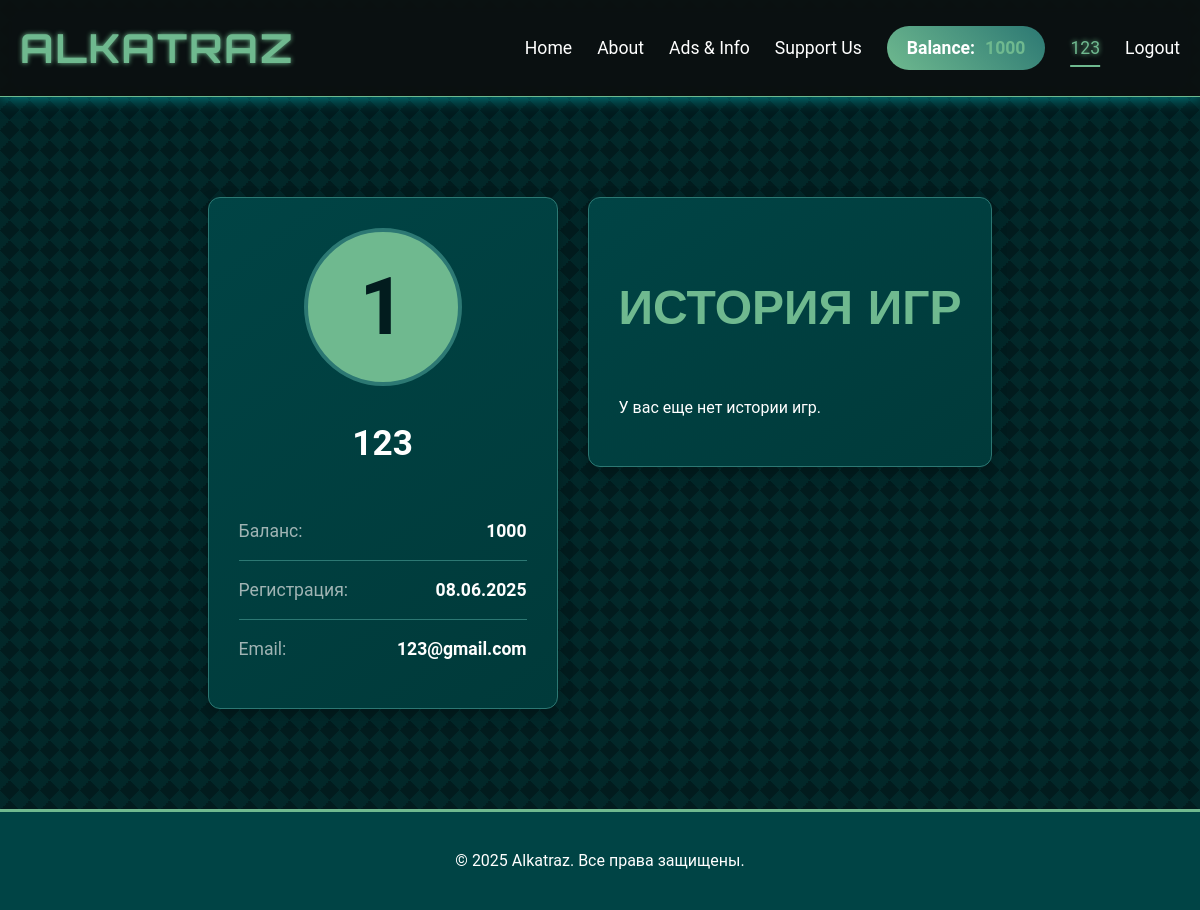
The app's page /profile/ (signed in) with its own data.
### accounts/models.py (models this page shows, shortened)
class CustomUser(AbstractUser):
    balance = models.DecimalField(decimal_places=2, default=1000.0, max_digits=10)
    blinko_balance = models.DecimalField(decimal_places=2, default=1000.0, max_digits=10)
    blingo_balance = models.DecimalField(decimal_places=2, default=1000.0, max_digits=10)
    phone = models.CharField(max_length=15, blank=True)
    blinko_plays_today = models.IntegerField(default=0)
    last_blinko_play_date = models.DateField(null=True, blank=True)
    blingo_plays_today = models.IntegerField(default=0)
    last_blingo_play_date = models.DateField(null=True, blank=True)

### profil/views.py (the view)
# urls.py: path('', views.prof, name='prof'),
@login_required
def prof(request):
    game_history = GameClick.objects.filter(user=request.user).order_by('-timestamp')[:20]
    total_games = GameClick.objects.filter(user=request.user).count()
    favorite_game_query = GameClick.objects.filter(user=request.user) \
        .values('game_name') \
        .annotate(count=Count('game_name')) \
        .order_by('-count') \
        .first()
    favorite_game = favorite_game_query['game_name'] if favorite_game_query else "Нет данных"
    last_activity = GameClick.objects.filter(user=request.user) \
        .aggregate(last=Max('timestamp'))['last']
    context = {
        'user': request.user,
        'game_history': game_history,
        'total_games': total_games,
        'favorite_game': favorite_game,
        'last_activity': last_activity,
    }
    return render(request, 'profil/prof.html', context)

### profil/templates/profil/prof.html (shortened to what this page needs)
{% extends 'pages/base.html' %}
{% load static %}
{% block content %}
<div class="profile-container fade-in">
    <div class="profile-grid">
        <div class="profile-sidebar">
            <div class="profile-card">
                <div class="profile-header">
                    <div class="profile-avatar">{{ user.username|first|upper }}</div>
                    <h2 class="profile-username">{{ user.username }}</h2>
                </div>
                <ul class="info-list">
                    <li class="info-item">
                        <span class="info-label">Баланс:</span>
                        <span class="info-value">{{ request.session.balance|default:"0" }}</span>
                    </li>
                    <li class="info-item">
                        <span class="info-label">Регистрация:</span>
                        <span class="info-value">{{ user.date_joined|date:"d.m.Y" }}</span>
                    </li>
                    <li class="info-item">
                        <span class="info-label">Email:</span>
                        <span class="info-value">{{ user.email|default:"Не указан" }}</span>
                    </li>
                </ul>
            </div>
        </div>
        <div class="profile-main">
            <div class="profile-card">
                <h2 class="section-title">История игр</h2>
                {% if game_history %}
                <div class="table-responsive">
                    <table class="history-table">
                        <thead>
                            <tr>
                                <th>Дата</th>
                                <th>Игра</th>
                                <th>Баланс до</th>
                                <th>Баланс после</th>
                                <th>Изменение</th>
                            </tr>
                        </thead>
                        <tbody>
                            {% for game in game_history %}
                            <tr>
                                <td>{{ game.timestamp|date:"d.m.Y H:i" }}</td>
                                <td>{{ game.game_name }}</td>
                                <td>{{ game.current_balance|floatformat:2 }}</td>
                                <td>{{ game.new_balance|floatformat:2 }}</td>
                                <td>{{ game.total|floatformat:2 }}</td>
                            </tr>
                            {% endfor %}
                        </tbody>
                    </table>
                </div>
                {% else %}
                <p>У вас еще нет истории игр.</p>
                {% endif %}
            </div>
        </div>
    </div>
</div>
{% endblock %}

### pages/templates/pages/base.html (shortened to what this page needs)
{% load static %}
<!DOCTYPE html>
<html lang="ru">
<head>
    <link rel="stylesheet" href="{% static 'pages/css/style.css' %}?v={% now "U" %}">
</head>
<body class="page-body">
    <header class="header">
        <div class="container">
            <a href="{% url 'index' %}" class="logo">ALKATRAZ</a>
            <nav class="nav-links">
                <a href="{% url 'index' %}" class="nav-link">Home</a>
                <a href="{% url 'about' %}" class="nav-link">About</a>
                <a href="{% url 'ads-info' %}" class="nav-link">Ads & Info</a>
                <a href="{% url 'choose-option' %}" class="nav-link">Support Us</a>
                {% if user.is_authenticated %}
                    <div class="user-info">
                        <div class="balance">
                            <span>Balance:</span>
                            <span class="balance-amount">{{ request.session.balance|default:"0" }}</span>
                        </div>
                        <a href="{% url 'prof' %}" class="nav-link">{{ user.username }}</a>
                        <a href="{% url 'logout' %}" class="nav-link">Logout</a>
                    </div>
                {% else %}
                    <a href="{% url 'login' %}" class="nav-link">Login</a>
                    <a href="{% url 'register' %}" class="btn btn-primary">Register</a>
                {% endif %}
            </nav>
        </div>
    </header>
    <main class="container content">
        {% block content %}
        {% endblock %}
    </main>
    <footer class="footer">
        <div class="container">
            <p>&copy; {% now "Y" %} Alkatraz. Все права защищены.</p>
        </div>
    </footer>
</body>
</html>

### pages/static/pages/css/style.css (style rules this page uses)
:root { --bg-dark: #021c1e; --primary: #004445; --secondary: #2c7873; --accent: #6fb98f; --text-light: #ffffff; --font-body: 'Roboto', sans-serif; --font-header: 'Orbitron', sans-serif; --accent-secondary: #00f7ff; --glitch-anim-duration: 0.5s; }
body { font-family: var(--font-body); background-color: var(--bg-dark); color: var(--text-light); margin: 0; padding: 0; line-height: 1.6; overflow-x: hidden; background-image: linear-gradient(45deg, rgba(0, 247, 255, 0.05) 25%, transparent 25%), linear-gradient(-45deg, rgba(0, 247, 255, 0.05) 25%, transparent 25%), linear-gradient(45deg, transparent 75%, rgba(0, 247, 255, 0.05) 75%), linear-gradient(-45deg, transparent 75%, rgba(0, 247, 255, 0.05) 75%); background-size: 20px 20px; }
.page-body { display: flex; flex-direction: column; min-height: 100vh; }
.container { max-width: 1200px; margin: 0 auto; padding: 0 20px; }
.header { background-color: rgba(13, 13, 13, 0.8); backdrop-filter: blur(10px); padding: 1rem 0; border-bottom: 1px solid var(--accent); position: sticky; top: 0; z-index: 1000; box-shadow: 0 0 15px rgba(0, 247, 255, 0.5); }
.header .container { display: flex; justify-content: space-between; align-items: center; }
.logo { font-family: var(--font-header); font-size: 2.5rem; font-weight: 700; color: var(--accent); text-decoration: none; text-transform: uppercase; letter-spacing: 2px; text-shadow: 0 0 5px var(--accent); transition: text-shadow 0.3s ease; }
.nav-links { display: flex; align-items: center; }
.nav-link { color: var(--text-light); text-decoration: none; margin-left: 25px; font-size: 1.1rem; font-weight: 400; position: relative; transition: color 0.3s ease, text-shadow 0.3s ease; padding: 5px 0; }
.nav-link:hover, .nav-link.active { color: var(--accent); text-shadow: 0 0 5px var(--accent); }
.nav-link::after { content: ''; position: absolute; width: 0; height: 2px; bottom: 0; left: 50%; transform: translateX(-50%); background-color: var(--accent); transition: width 0.4s cubic-bezier(0.25, 0.8, 0.25, 1); }
.user-info { display: flex; align-items: center; }
.balance { margin-left: 25px; font-weight: 700; font-size: 1.1rem; background: linear-gradient(45deg, var(--accent), var(--secondary)); padding: 8px 20px; border-radius: 25px; border: none; display: flex; align-items: center; gap: 10px; animation: pulse 2s infinite; }
.balance-amount { color: var(--accent); }
.content { padding-top: 40px; padding-bottom: 40px; flex-grow: 1; }
.section-title { font-family: var(--font-header); text-align: center; font-size: 3rem; margin-bottom: 50px; color: var(--accent); font-weight: 700; text-transform: uppercase; }
.profile-container { padding: 60px 0; }
.profile-grid { display: grid; grid-template-columns: 1fr; gap: 30px; }
@media (min-width: 992px) { .profile-grid { grid-template-columns: 350px 1fr; } }
.profile-card { background: linear-gradient(145deg, var(--primary), #003a3a); padding: 30px; border-radius: 12px; border: 1px solid var(--secondary); box-shadow: 0 4px 15px rgba(0,0,0,0.2); }
.profile-header { text-align: center; margin-bottom: 30px; }
.profile-avatar { width: 150px; height: 150px; border-radius: 50%; background-color: var(--accent); color: var(--bg-dark); display: flex; align-items: center; justify-content: center; font-size: 5rem; font-weight: 700; margin: 0 auto 20px; border: 4px solid var(--secondary); }
.profile-username { font-size: 2.2rem; color: var(--text-light); font-weight: 700; }
.info-list { list-style: none; padding: 0; margin: 0; }
.info-item { display: flex; justify-content: space-between; padding: 15px 0; border-bottom: 1px solid var(--secondary); font-size: 1.1rem; }
.info-item:last-child { border-bottom: none; }
.info-label { color: #a0b4b4; }
.info-value { font-weight: 700; color: var(--text-light); }
.footer { background-color: var(--primary); text-align: center; padding: 20px 0; border-top: 3px solid var(--accent); }
.fade-in { animation: fadeIn 1s ease-in-out; }
.nav-link.active { color: var(--accent); }
.nav-link.active::after { width: 100%; }

### records on screen
CustomUser: username "123", username|first "1", date_joined "08.06.2025", email "123@gmail.com"

### other values on screen
{{ request.session.balance|default:"0" }} "1000"
